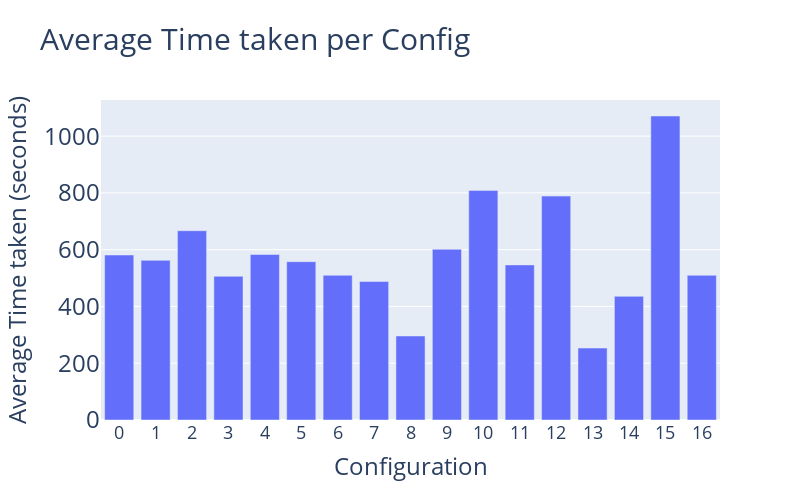

Notebook source saved alongside this figure:
### Code cell
fig = px.bar(df_avg, x='index', y='total_time', title='Average Time taken per Config',
             labels={'index': 'Id', 'total_time': 'Total Time'}, width=800, height=500)

fig.update_layout(xaxis_title='Configuration', yaxis_title='Average Time taken (seconds)', showlegend=False, bargap=0.2,
                  xaxis=dict(tickmode='linear', tick0=0, dtick=1, tickfont=dict(size=18)),
                  yaxis=dict(tickfont=dict(size=24)),
                  yaxis_title_font=dict(size=24),
                  xaxis_title_font=dict(size=24),
                  title_font=dict(size=30))

fig.show()
fig.write_image("total_time.png", width=1200, height=800, scale=2)  # Adjust width, height, and scale as needed

### Figure 1 — Plotly figure (JSON) as saved in the notebook; plotly's stock layout.template omitted (floating-point values rounded to 4 significant figures)
{"data": [{"alignmentgroup": "True", "hovertemplate": "Id=%{x}<br>Total Time=%{y}<extra></extra>", "legendgroup": "", "marker": {"color": "#636efa", "pattern": {"shape": ""}}, "name": "", "offsetgroup": "", "orientation": "v", "showlegend": false, "textposition": "auto", "type": "bar", "x": [0, 1, 2, 3, 4, 5, 6, 7, 8, 9, 10, 11, 12, 13, 14, 15, 16], "xaxis": "x", "y": [581.3, 562.5, 666.8, 506.2, 583.0, 557.7, 509.8, 487.9, 296.0, 601.4, 808.9, 546.4, 788.8, 253.4, 435.7, 1071.0, 509.8], "yaxis": "y"}], "layout": {"bargap": 0.2, "barmode": "relative", "height": 500, "legend": {"tracegroupgap": 0}, "showlegend": false, "title": {"font": {"size": 30}, "text": "Average Time taken per Config"}, "width": 800, "xaxis": {"anchor": "y", "domain": [0, 1], "dtick": 1, "tick0": 0, "tickfont": {"size": 18}, "tickmode": "linear", "title": {"font": {"size": 24}, "text": "Configuration"}}, "yaxis": {"anchor": "x", "domain": [0, 1], "tickfont": {"size": 24}, "title": {"font": {"size": 24}, "text": "Average Time taken (seconds)"}}}}
